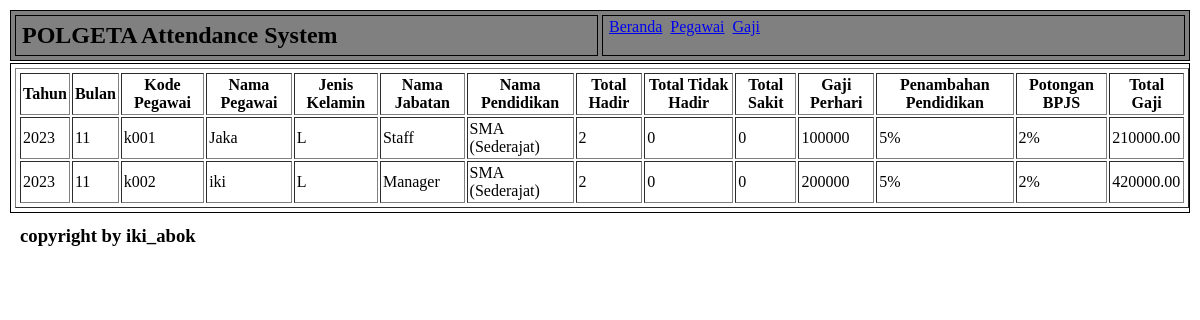
The page /gaji.php on the database its author committed.
### tables this page shows
CREATE TABLE IF NOT EXISTS `pegawai` (
  `id` int NOT NULL AUTO_INCREMENT,
  `kode` varchar(50) NOT NULL DEFAULT '0',
  `nama` char(50) NOT NULL DEFAULT '0',
  `jenis_kelamin` char(50) NOT NULL DEFAULT '0',
  `alamat` text NOT NULL,
  `pendidikan_id` int NOT NULL DEFAULT '0',
  `jabatan_id` int NOT NULL DEFAULT '0',
  `bpjs_id` int DEFAULT '1',
  PRIMARY KEY (`id`),
  UNIQUE KEY `kode` (`kode`),
  KEY `FK_pegawai_pendidikan` (`pendidikan_id`),
  KEY `FK_pegawai_jabatan` (`jabatan_id`),
  KEY `FK_pegawai_bpjs` (`bpjs_id`),
  CONSTRAINT `FK_pegawai_bpjs` FOREIGN KEY (`bpjs_id`) REFERENCES `bpjs` (`id`),
  CONSTRAINT `FK_pegawai_jabatan` FOREIGN KEY (`jabatan_id`) REFERENCES `jabatan` (`id`),
  CONSTRAINT `FK_pegawai_pendidikan` FOREIGN KEY (`pendidikan_id`) REFERENCES `pendidikan` (`id`)
);

CREATE TABLE IF NOT EXISTS `jabatan` (
  `id` int NOT NULL AUTO_INCREMENT,
  `nama` varchar(50) NOT NULL DEFAULT '0',
  PRIMARY KEY (`id`)
);

CREATE TABLE IF NOT EXISTS `pendidikan` (
  `id` int NOT NULL AUTO_INCREMENT,
  `nama` varchar(50) NOT NULL DEFAULT '0',
  `penambahan` decimal(20,6) NOT NULL DEFAULT '0.000000',
  PRIMARY KEY (`id`)
);

CREATE TABLE IF NOT EXISTS `gaji` (
  `id` int NOT NULL AUTO_INCREMENT,
  `jabatan_id` int NOT NULL DEFAULT '0',
  `gaji_perhari` int NOT NULL DEFAULT '0',
  PRIMARY KEY (`id`),
  KEY `FK_gaji_jabatan` (`jabatan_id`),
  CONSTRAINT `FK_gaji_jabatan` FOREIGN KEY (`jabatan_id`) REFERENCES `jabatan` (`id`)
);

CREATE TABLE IF NOT EXISTS `bpjs` (
  `id` int NOT NULL DEFAULT '1',
  `potongan` decimal(20,6) DEFAULT NULL,
  PRIMARY KEY (`id`)
);

### gaji.php (the view, shortened to what this page needs)
<?php
include 'template/header.php';
include 'config/koneksi.php';
$query = "CALL sp_gaji_total";
$result = mysqli_query($conn, $query);
?>
<div class="container">
<table border="1">
        <tr>
            <th>Tahun</th>
            <th>Bulan</th>
            <th>Kode Pegawai</th>
            <th>Nama Pegawai</th>
            <th>Jenis Kelamin</th>
            <th>Nama Jabatan</th>
            <th>Nama Pendidikan</th>
            <th>Total Hadir</th>
            <th>Total Tidak Hadir</th>
            <th>Total Sakit</th>
            <th>Gaji Perhari</th>
            <th>Penambahan Pendidikan</th>
            <th>Potongan BPJS</th>
            <th>Total Gaji</th>
        </tr>
        <?php
        while ($data = mysqli_fetch_array($result)) {
            $tahun = $data['tahun'];
            $bulan= $data['bulan'];
            $kode = $data['kode_pegawai'];
            $nama  = $data['nama_pegawai'];
            $nama_jab  = $data['nama_jabatan'];
            $nama_pend  = $data['nama_pendidikan'];
            $total_hadir = $data['total_hadir'];
            $total_tdkhadir  = $data['total_tidakhadir'];
            $total_sakit = $data['total_sakit'];
            $gaji_perhari = $data['gaji_perhari'];
            $potongan  = $data['potongan_bpjs'];
            $penambahan  = $data['penambahan'];
            $total_gaji  = $data['total_gaji'];
            $jk  = $data['jenis_kelamin'];
            $persen_penambahan = $penambahan * 100;
            $persen_potongan = $potongan * 100;
        ?>
        <tr>
            <td><?php echo $tahun; ?></td>
            <td><?php echo $bulan; ?></td>
            <td><?php echo $kode; ?></td>
            <td><?php echo $nama; ?></td>
            <td><?php echo $jk; ?></td>
            <td><?php echo $nama_jab; ?></td>
            <td><?php echo $nama_pend; ?></td>
            <td><?php echo $total_hadir; ?></td>
            <td><?php echo $total_tdkhadir; ?></td>
            <td><?php echo $total_sakit; ?></td>
            <td><?php echo $gaji_perhari; ?></td>
            <td><?php echo $persen_penambahan.'%'; ?></td>
            <td><?php echo $persen_potongan.'%'; ?></td>
            <td><?php echo $total_gaji; ?></td>
        </tr>
        <?php } ?>
    </table>
</div>
<?php
include 'template/footer.php';
?>

### template/header.php (shortened to what this page needs)
<!DOCTYPE html>
<html lang="en">
<head>
    <link rel="stylesheet" href="css/main.css">
    <link rel="stylesheet" href="../../css/main.css">
</head>
<body>
    <head>
        <nav>
            <span class='app-name'><h2>POLGETA Attendance System</h2></span>
            <span class='app-navtop'><a href="index.php">Beranda</a><a href="master-pegawai.php">Pegawai</a><a href="gaji.php">Gaji</a></span>
        </nav>
    </head>

### template/footer.php
<footer>
<div class="container-footer">
    <h3>copyright by iki_abok</h3>
</div>
</footer>
</body>
</html>

### css/main.css (style rules this page uses)
* { padding : 2px ; margin : 2px; box-sizing: border-box; }
nav { display: flex; border: 1px solid black; background-color: gray; }
.app-name,.app-navtop { flex: 1; border: 1px solid black; }
table { width: 100%; }
.container { border: 1px solid black }

### rows shown on the page
pegawai: tahun "2023", bulan "11", kode "k001", nama "Jaka", jenis_kelamin "L", jabatan.nama "Staff", pendidikan.nama "SMA (Sederajat)", total_hadir "2", total_tdkhadir "0", total_sakit "0", gaji.gaji_perhari "100000", pendidikan.penambahan "5", bpjs.potongan "2", total_gaji "210000.00"
pegawai: tahun "2023", bulan "11", kode "k002", nama "iki", jenis_kelamin "L", jabatan.nama "Manager", pendidikan.nama "SMA (Sederajat)", total_hadir "2", total_tdkhadir "0", total_sakit "0", gaji.gaji_perhari "200000", pendidikan.penambahan "5", bpjs.potongan "2", total_gaji "420000.00"
